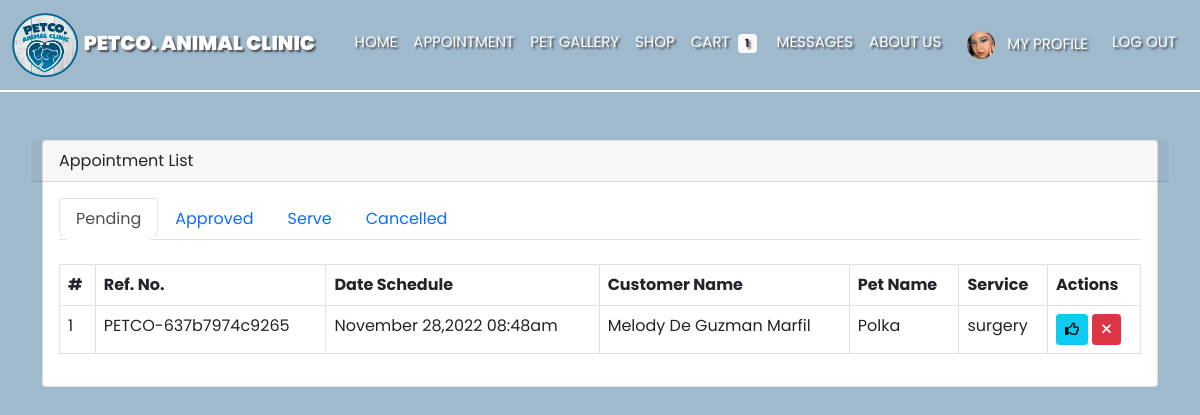
The app's page /appointment_list.php (signed in) with its own data.
### tables this page shows
CREATE TABLE `usertable` (
  `id` int(11) NOT NULL,
  `first_name` varchar(255) NOT NULL,
  `middle_name` varchar(255) NOT NULL,
  `last_name` varchar(255) NOT NULL,
  `suffix` varchar(10) NOT NULL,
  `position` varchar(255) NOT NULL,
  `address` varchar(255) NOT NULL,
  `email` varchar(255) NOT NULL,
  `password` varchar(255) NOT NULL,
  `code` mediumint(50) NOT NULL,
  `status` text NOT NULL,
  `contact` varchar(100) NOT NULL,
  `image_dir` varchar(255) NOT NULL,
  `image_filename` varchar(255) NOT NULL,
  `user_level` varchar(255) NOT NULL,
  `archive` varchar(255) NOT NULL
);

CREATE TABLE `client_appointment` (
  `id` int(11) NOT NULL,
  `service` varchar(255) NOT NULL,
  `appoint_no` varchar(255) NOT NULL,
  `appoint_date` date NOT NULL,
  `appoint_time` time NOT NULL,
  `petname` varchar(255) NOT NULL,
  `user_id` varchar(255) NOT NULL,
  `status` enum('pending','approved','served','cancelled') DEFAULT 'pending'
);

### appointment_list.php (the view, shortened to what this page needs)
<?php
      require('layouts/header_employee.php');
?>
      <div class="container pt-5">
            <div class="row">
                    <div class="col-md-12">
                        <div class="card">
                            <div class="card-header row">
                                <div class="col-md-6">
                                  Appointment List
                                </div>
                                <div class="col-md-6" align="right">
                                </div>
                            </div>
                            <div class="card-body">
                                <nav>
                                    <div class="nav nav-tabs" id="nav-tab" role="tablist">
                                        <button class="nav-link active" id="nav-home-tab" data-bs-toggle="tab" data-bs-target="#nav-home" type="button" role="tab" aria-controls="nav-home" aria-selected="true">Pending</button>
                                        <button class="nav-link" id="nav-profile-tab" data-bs-toggle="tab" data-bs-target="#nav-profile" type="button" role="tab" aria-controls="nav-profile" aria-selected="false">Approved</button>
                                        <button class="nav-link" id="nav-contact-tab" data-bs-toggle="tab" data-bs-target="#nav-contact" type="button" role="tab" aria-controls="nav-contact" aria-selected="false">Serve</button>
                                        <button class="nav-link" id="cancelled-contact-tab" data-bs-toggle="tab" data-bs-target="#cancelled-contact" type="button" role="tab" aria-controls="cancelled-contact" aria-selected="false">Cancelled</button>
                                    </div>
                                </nav>
                                <div class="tab-content" id="nav-tabContent">
                                    <div class="tab-pane fade show active" id="nav-home" role="tabpanel" aria-labelledby="nav-home-tab">
                                        <div class="table-responsive mt-4">
                                            <table class="table table-hover table-bordered" width="100%">
                                                <thead>
                                                    <tr>
                                                        <th>#</th>
                                                        <th>Ref. No.</th>
                                                        <th>Date Schedule</th>
                                                        <th>Customer Name</th>
                                                        <th>Pet Name</th>
                                                        <th>Service</th>
                                                        <th>Actions</th>
                                                    </tr>
                                                </thead>
                                                <?php
                                                    $query_pending = "SELECT c.*,CONCAT(u.first_name,' ',u.middle_name,' ',u.last_name,' ',u.suffix) AS customer_name FROM client_appointment c LEFT JOIN usertable u ON u.id = c.user_id WHERE c.status='pending' AND u.id is not null";
                                                    $result_pending = mysqli_query($con, $query_pending);
                                                    $count = 0;
                                                    while($row_pending =  mysqli_fetch_array($result_pending)){
                                                        $count++;
                                                ?>
                                                    <tr>
                                                        <td><?php echo $count; ?></td>
                                                        <td><?php echo $row_pending['appoint_no']; ?></td>
                                                        <td><?php echo date('F d,Y h:ia',strtotime($row_pending['appoint_date'].' '.$row_pending['appoint_time'])); ?></td>
                                                        <td><?php echo $row_pending['customer_name']; ?></td>
                                                        <td><?php echo $row_pending['petname']; ?></td>
                                                        <td><?php echo $row_pending['service']; ?></td>
                                                        <td>
                                                            <a class="btn btn-sm btn-info approved" data-id="<?php echo $row_pending['id']; ?>"><span class="fa fa-thumbs-o-up"></span></a>
                                                            <a class="btn btn-sm btn-danger cancel" data-id="<?php echo $row_pending['id']; ?>"><span class="fa fa-times"></span></a>
                                                        </td>
                                                    </tr>
                                                <?php } ?>
                                            </table>
                                        </div>
                                    </div>
                                </div>
                            </div>
                        </div>
                    </div>
            </div>
       </div>
</body>
</html>

### layouts/header_employee.php (shortened to what this page needs)
<?php
  require('php/connection.php');
  $user_id = $_SESSION['user_id'];
  ?>
<!DOCTYPE html>
<html lang="en">
<head>
    <link href="https://cdn.jsdelivr.net/npm/bootstrap@5.0.2/dist/css/bootstrap.min.css" rel="stylesheet"
>
    <link rel="stylesheet" href="https://cdnjs.cloudflare.com/ajax/libs/font-awesome/4.7.0/css/font-awesome.min.css">
    <link rel="stylesheet" href="css/emp.css">
</head>
<body>
    <nav class="navbar navbar-expand-lg navbar-light ; ">
        <div class="container-fluid">
            <a class="navbar-brand" href="#">
                <img src="asset/logopet.png" alt="Logo" class="logo" />
                <span style="text-shadow: 2px 2px 2px  rgba(49, 44, 44, 0.767);" class="text-white"><b>PETCO. ANIMAL
                        CLINIC</b></span>
            </a>
        </div>
        <div class="collapse navbar-collapse me-3" id="navbarScroll">
            <ul class="navbar-nav me-auto my-0 my-lg-0 " style="--bs-scroll-height: 100px;">
                <?php if($_SESSION['user_level']=='employee'){ ?>
                <div class="text-nowrap">
                    <li class="nav-item">
                        <a class="nav-link text-white" id="home-menu" style="border-radius:10px;" aria-current="page"
                            href="employee-dashboard.php">HOME</a>
                    </li>
                </div>
                <?php  }else{ ?>
                <div class="text-nowrap">
                    <li class="nav-item">
                        <a class="nav-link text-white" id="home-menu" style="border-radius:10px;" aria-current="page"
                            href="home.php">HOME</a>
                    </li>
                </div>
                <div class="text-nowrap">
                    <li class="nav-item">
                        <a class="nav-link text-white" id="appointment-menu" href="appointment-user.php">APPOINTMENT</a>
                    </li>
                </div>
                <?php } ?>
                <?php if($_SESSION['user_level']=='employee'){ ?>
                <div class="text-nowrap">
                    <li class="nav-item">
                        <a class="nav-link text-white " id="product-menu" href="employee-menu.php">PRODUCTS</a>
                    </li>
                </div>
                <div class="text-nowrap">
                    <li class="nav-item">
                        <a class="nav-link text-white " id="list-appointment-menu"
                            href="appointment_list.php">APPOINTMENT LIST</a>
                    </li>
                </div>
                <?php  }else{ ?>
                <div class="text-nowrap">
                    <li class="nav-item">
                        <a class="nav-link text-white" href="home.php#imagesec">PET GALLERY</a>
                    </li>
                </div>
                <div class="text-nowrap">
                    <li class="nav-item">
                        <a class="nav-link text-white " id="shop-user" href="product.php">SHOP</a>
                    </li>
                </div>
                <?php
                    $select_rows = mysqli_query($con,"SELECT * FROM `cart` WHERE Cart_user_id = '$user_id'") or die ('query failed');
                    $row_count = mysqli_num_rows($select_rows);
                  ?>
                <div class="text-nowrap">
                    <li class="nav-item">
                    <a class="nav-link text-white  " id="cart-user-user" href="cart.php">CART
                            <?php if($row_count>0){ ?> <span
                                class="badge badge-light mx-1 bg-light text-dark"><?php echo $row_count ?></span><?php } ?>
                        </a>
                    </li>
                </div>
                <?php } ?>
                <div class="text-nowrap">
                    <li class="nav-item">
                        <a class="nav-link text-white" id="message-menu" href="messages.php">MESSAGES</a>
                    </li>
                </div>
                <?php if($_SESSION['user_level']=='employee'){ ?>
                <div class="text-nowrap">
                    <li class="nav-item">
                        <a class="nav-link text-white" href="#imagesec">MY PROFILE</a>
                    </li>
                </div>
                <?php  }else{ ?>
                    <div class="text-nowrap">
                    <li class="nav-item">
                        <a class="nav-link text-white" href="home.php#about">ABOUT US</a>
                    </li>
                </div>
                <div class="text-nowrap">
                    <li class="nav-item">
                        <?php
                            $select_user = mysqli_query($con, "SELECT * FROM usertable WHERE id = '$user_id'");
                            if(mysqli_num_rows($select_user) > 0){
                            $fetch_user = mysqli_fetch_assoc($select_user);
                            };
                        ?>
                        <a class="nav-link text-white" id="user-user" href="userprofile.php"><img
                                src="asset/profiles/<?php echo $fetch_user['image_filename']?>" alt="user"
                                style=" margin-left: 10px" width="28" height="28" class="rounded-circle">
                            <span
                                class="d-none d-sm-inline mx-2">MY PROFILE</span>
                        </a>
                    </li>
                </div>
                <?php } ?>
                <div class="text-nowrap">
                    <li class="nav-item">
                        <a class="nav-link text-white" href="logout-user.php"
                                onclick="return confirm('Are you sure do you want to sign out?')">LOG OUT</a>
                    </li>
                </div>
        </div>
    </nav>
    <div>

### css/emp.css (style rules this page uses)
* { margin: 0; padding: 0; box-sizing: border-box; font-family: 'Poppins', sans-serif; }
body { background: #9FBACD; }
.logo { width:22%; height:8vh; }
.navbar { background: #9FBACD; border-bottom: 2px solid white; }
.navbar-brand { font-family: 'Gothic A1', sans-serif; font-size: 20px; font-weight: bold; }
.nav-item { font-family: 'Gothic A1', sans-serif; font-size: 15px; text-shadow: 2px 2px 2px rgba(49, 44, 44, 0.767); }
.nav-link { border-radius: 10px; }
.container { justify-content: center; }

### records on screen
usertable: image_filename (picture)
client_appointment: appoint_no "PETCO-637b7974c9265", appoint_date+appoint_time "November 28,2022 08:48am", customer_name "Melody De Guzman Marfil", petname "Polka", service "surgery"

### other values on screen
$row_count "1"
